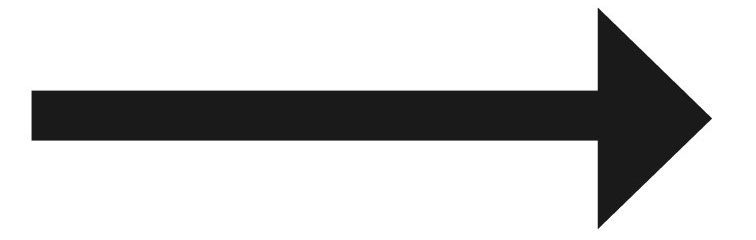
#> input picture images/arrow.jpeg, 756 x 240 px
$ python question2.py   (older library calls are emulated)
#> lines starting #> are read from the running program, lines starting #| are printed output that depends on the picture; after the words box and inside, x2 and y2 are one past the last pixel; in counts of white or black regions, pixels touching at a corner belong together
### utils.py
import cv2
import numpy as np
from random import randint

# [20 lines left out: functions getColorClass, getColorClasses, not called in this run]

def inBounds(row=0, col=0, max_rows=0, max_cols=0):
    return row>=0 and row<max_rows and col >=0 and col < max_cols

# [21 lines left out: functions showImage, applyLabelColors, generateRandomColors, not called in this run]

#return True if rect1 is inside rect2 or vice versa
def interHorz(rect1=None, rect2=None):
    X1 = rect1[0]
    W1 = rect1[2]

    X2 = rect2[0]
    W2 = rect2[2]

    if (X1+W1<X2 or X2+W2<X1):
        return False
    else:
        return True

def findRectArea(rect=None):
    W = rect[2]
    H = rect[3]
    return H * W

#Calculates the Mean Squared Error between 2 images
# [7 lines left out: function mse, not called in this run]

### question2.py
# -*- coding: utf-8 -*-
import cv2
import numpy as np
from matplotlib import pyplot as plt
from utils import interHorz,findRectArea,showImage,mse

def getContours(im=None):
    imgray = cv2.cvtColor(im,cv2.COLOR_BGR2GRAY)
    ret,thresh = cv2.threshold(imgray,127,255,0)
    im2, contours, hierarchy = cv2.findContours(thresh,cv2.RETR_TREE,cv2.CHAIN_APPROX_SIMPLE)
    boundingRects = []
    rectArea      = []
    length = len(contours)
    coveredRect = np.zeros((length), np.bool)
    for i in range(length):
        rect = cv2.boundingRect(contours[i])
        boundingRects.append(rect+(i,))
        rectArea.append(findRectArea(rect))
        if(rect[2]>im.shape[1]/2):
            coveredRect[i] = True

    for i in range(length):
        if(coveredRect[i]):
            continue
        for j in range(length):
            if(not coveredRect[j] and i != j and interHorz(boundingRects[i], boundingRects[j])):
                if(rectArea[i] <= rectArea[j]):
                    coveredRect[i] = True
                else:
                    coveredRect[j] = True
    res_contours = []
    # sort the bounding rectangles by left bound
    boundingRects.sort(key=lambda tup: tup[0])
    for i in range(length):
        ind = boundingRects[i][4]
        if(not coveredRect[ind]):
            res_contours.append(contours[ind])
    return res_contours

def getSubImage(boundBox=None ,image=None, yUp=0, yDown=0):
    x = boundBox[0]
    y = boundBox[1] - yUp
    y = max(y,0)
    w = boundBox[2]
    h = boundBox[3] + yUp + yDown
    return image[y:y+h,x:x+w]

def getBestMatchIndex(input_image, boundingRect, subImage, arabicTemplates, yUps, yDowns):
    bestError,result,index = 1000000,0,0
    yUps = np.concatenate((np.zeros(10),yUps),axis=1)
    yDowns = np.concatenate((np.zeros(10),yDowns),axis=1)
    for image in arabicTemplates:
            subImage = getSubImage(boundingRect ,input_image,yUp=yUps[index],yDown=yDowns[index])
            subImage = cv2.cvtColor(subImage,cv2.COLOR_BGR2GRAY)
            height,width = subImage.shape
            image = cv2.resize(image,(width, height), interpolation = cv2.INTER_CUBIC)
            image = cv2.cvtColor(image,cv2.COLOR_BGR2GRAY)
            #ret,image = cv2.threshold(image,127,255,0)
            mseError = mse(subImage, image)
            if(mseError < bestError):
                bestError = mseError
                result = index
            index+=1
    return result

arabicAlphabet  = ('1 2 3 4 5 6 7 8 9 0 أ ب ت ث ج ح خ د ذ ر ز س ش ص ض ط ظ ع غ ف ق ك ل م ن ه و ى').split(" ")
arabicTemplates = []

arrow           = cv2.imread('images/arrow.jpeg')
#> arrow is the input picture: shape (240, 756, 3); min 6, max 255, mean 203.2

image           = cv2.imread('library/arabic-digits.jpg')
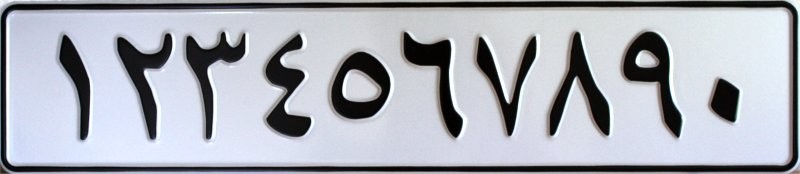
#> input picture library/arabic-digits.jpg, 800 x 174 px
#> image is the input picture: shape (174, 800, 3); mean B, G, R 181.8, 172.7, 169.7
digitsContours  = getContours(image)
#> in getContours, `imgray = cv2.cvtColor(im,cv2.COLOR_BGR2GRAY)`:
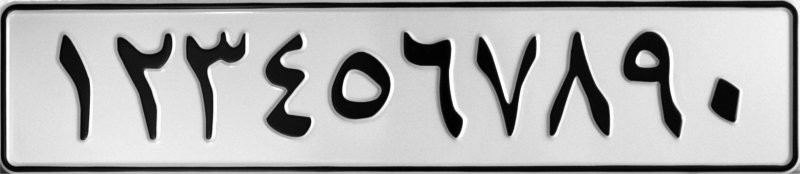
#> imgray: shape (174, 800); min 0, max 255, mean 172.9
#> in getContours, `ret,thresh = cv2.threshold(imgray,127,255,0)`:
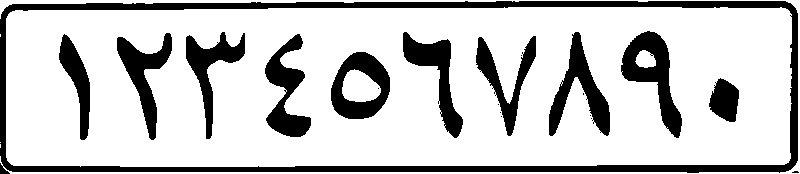
#> thresh: shape (174, 800); 77.8% white; 20 black regions (9 under 20 px)
#> in getContours, `im2, contours, hierarchy = cv2.findContours(thresh,cv2.RETR_TREE,cv2.C..`: contours = 45 contours, 31 with area under 20; largest, box (x1, y1, x2, y2) and area: (6, 7, 792, 167) 122732, (330, 51, 391, 120) 3148, (620, 30, 683, 139) 2940, (548, 31, 611, 137) 2418, (264, 33, 312, 138) 2260
#> in getContours, `length = len(contours)`: length = 45
#> the loop in getContours, `for i in range(length):` made 45 passes
#> rect on passes 1 to 12: (0, 144, 1, 4), (0, 142, 1, 1), (0, 34, 1, 3), (6, 7, 786, 160), (599, 131, 3, 3), (592, 121, 3, 4), (591, 119, 3, 3), (590, 117, 3, 3), (500, 115, 3, 3), (589, 114, 3, 3), (499, 111, 3, 3), (439, 111, 3, 4)
#> after the loop in getContours, `for i in range(length):`: boundingRects = 45 items, first 6: (0, 144, 1, 4, 0), (0, 142, 1, 1, 1), (0, 34, 1, 3, 2), (6, 7, 786, 160, 3), (599, 131, 3, 3, 4), (592, 121, 3, 4, 5); rectArea = 45 values, max 139200 at index 43, min 1 at index 1, mean 7125.7
count = 0
for contour in digitsContours:
    subImage        = getSubImage(cv2.boundingRect(contour),image)
    arabicTemplates.append(subImage)
    count+=1
    if(count>9):
        break
#> this loop made 10 passes
#> contour on pass 1: [[0, 144], [0, 147]]
fig = plt.figure()

#          ى   و   ه   ن   م   ل  ك   ق   ف  غ   ع   ظ  ط  ض  ص  ش  س   ز   ر   ذ   د   خ   ح   ج   ث   ت  ب   أ
#          --------------------------------------------------------------------------------------------------------------
yUps   = [ 0,  0, 15, 20,  0,  0, 20,  0, 20,  0, 20,  0, 20,  0, 20,  0,  0,  0, 20, 20, 20, 20,  0,  0, 20,  0,  0,  0]
yDowns = [ 0, 15,  0,  0,  0,  0,  0,  0,  0,  0,  0,  0,  0,  0,  0,  0,  0,  0,  0,  0,  0,  0,  0,  0,  0,  0,  0,  0]
count = 0
for i in range(4):
    path     = 'library/arabic-alphabet-'+str(i+1)+'.png'
    im       = cv2.imread(path)
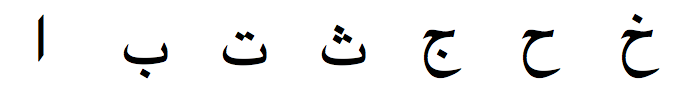
#> input picture library/arabic-alphabet-1.png, 689 x 100 px
#> im is the input picture: shape (100, 689, 3); mean B, G, R 243, 242.9, 243
    contours = getContours(im)
#> in getContours (call 2), `ret,thresh = cv2.threshold(imgray,127,255,0)`:
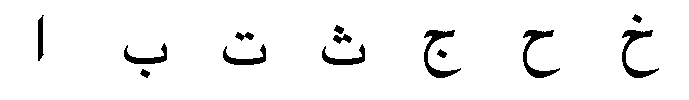
#> thresh: shape (100, 689); 95.4% white; 13 black regions, largest, box (x1, y1, x2, y2) and area: (424, 30, 461, 78) 522, (523, 30, 560, 78) 522, (622, 30, 659, 78) 522
    for contour in contours:
        subImage = getSubImage(cv2.boundingRect(contour),im,yUp=yUps[count],yDown=yDowns[count])
        arabicTemplates.append(subImage)
        count += 1
#> this loop made 7 passes
#> pass 2, `subImage = getSubImage(cv2.boundingRect(contour),im,yUp=yUps[count],yD..`:
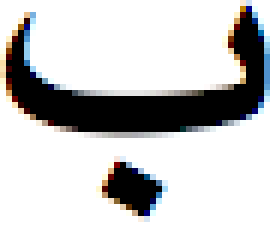
#> subImage: shape (38, 45, 3) (shown 6 times larger); mean B, G, R 195.4, 195.2, 195.4
#> pass 3, `subImage = getSubImage(cv2.boundingRect(contour),im,yUp=yUps[count],yD..`:
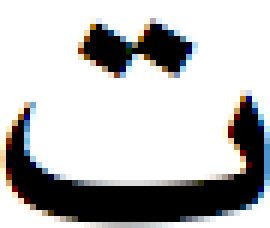
#> subImage: shape (38, 45, 3) (shown 6 times larger); mean B, G, R 189, 188.9, 189.1
#> (the run stopped early here; a loop or call above may not have finished)
